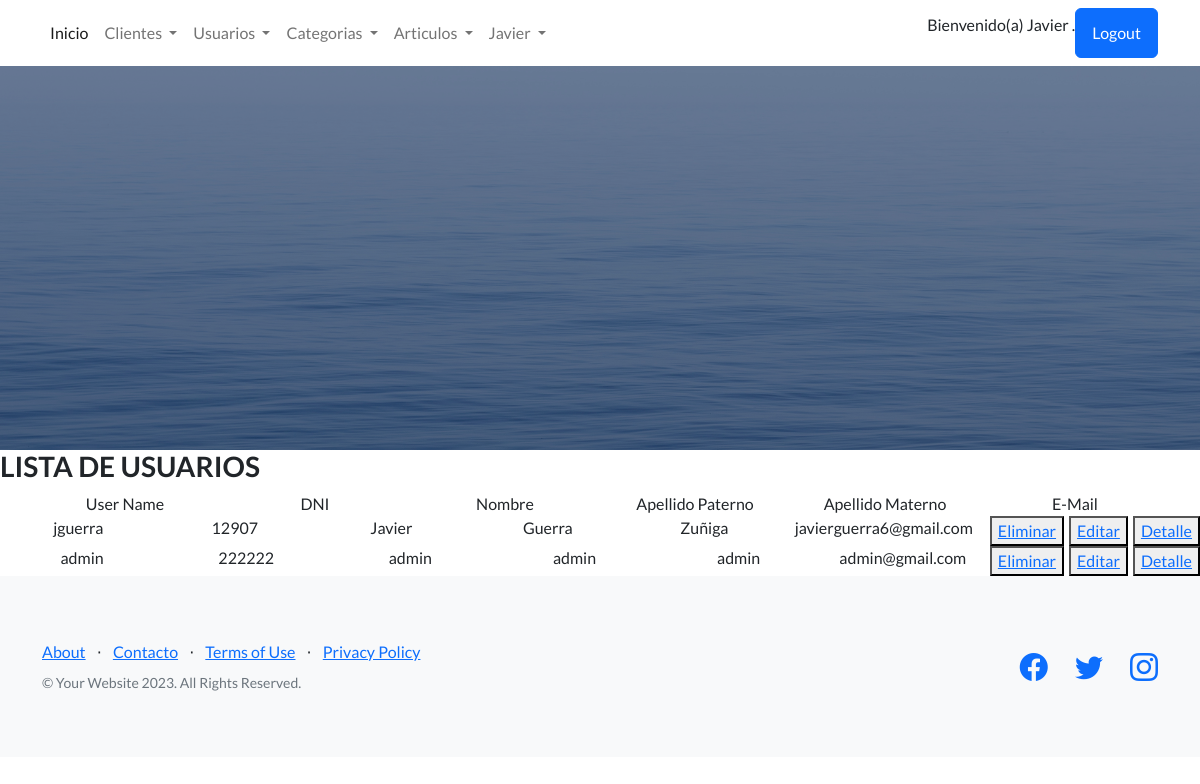
Screenshot of /app-coder/usuario-list/ (signed in) with the database file from the repository.
### AppCoder/models.py (models this page shows)
class Usuarios(models.Model):
    dni = models.CharField(max_length=9,null=False,blank=False)
    nombre = models.CharField(max_length=40,null=False,blank=False)
    apellidoPaterno = models.CharField(max_length=40)
    apellidoMaterno = models.CharField(max_length=40)
    email = models.EmailField()
    user = models.OneToOneField(User, on_delete=models.CASCADE)
    def __str__(self):
        return f'{self.dni}  {self.nombre}  {self.apellidoPaterno} {self.apellidoMaterno} {self.email}'

### AppCoder/views.py (the view)
# urls.py: path('usuario-list/', Usuario_List, name="ListarUsuarios"),
@login_required
def Usuario_List(req):
    groups_required = ['GrupoUsuarios']
    grupos_usuario = req.user.groups.all().values('name')
    print (grupos_usuario)
    for grupo in grupos_usuario:
        print({grupo.values()})
        if grupo['name'] in groups_required:
            pass
        else:
            return render(req, "inicio.html", {"mensaje": "no tiene permisos para esta opcion!"})
    datos = Usuarios.objects.all()
    print('method', req.method)
    print('GET', req.GET)
    print(f'{datos}')
    return render(req, "usuarios_list.html", {"lista_usuarios": datos})

### AppCoder/templates/usuarios_list.html
{% extends 'inicio.html' %}
{% block contenidoQuecambia %}
<h3>LISTA DE USUARIOS</h3>
<div class="container text-center">
  <div class="row">
    <div class="col">
      User Name
    </div>
    <div class="col">
      DNI
    </div>
    <div class="col">
      Nombre
    </div>
    <div class="col">
      Apellido Paterno
    </div>
    <div class="col">
      Apellido Materno
    </div>
    <div class="col">
      E-Mail
    </div>
  </div>
</div>
  {% for usuarios in lista_usuarios %}
      <div  style="display: flex; column-gap: 5px;">
        <div class="container text-center">
          <div class="row">
            <div class="col">
              {{usuarios.user}}
            </div>
            <div class="col">
              {{usuarios.dni}}
            </div>
            <div class="col">
              {{usuarios.nombre}}
            </div>
            <div class="col">
              {{usuarios.apellidoPaterno}}
            </div>
            <div class="col">
              {{usuarios.apellidoMaterno}}
            </div>
            <div class="col">
              {{usuarios.email}}
            </div>
          </div>
        </div>
          <button>
            <a href="{% url 'EliminarUsuarios' usuarios.id %}" > Eliminar </a>
          </button>
          <button>
            <a href="{% url 'EditarUsuarios' usuarios.id %}" > Editar </a>
          </button>
          <button>
            <a href="{% url 'DetalleUsuarios' usuarios.id %}" > Detalle </a>
          </button>
      </div>
  {% endfor %}
{% endblock contenidoQuecambia %}

### AppCoder/templates/barra.html (shortened to what this page needs)
        <nav class="navbar navbar-expand-lg bg-body-tertiary static-top">
            <div class="container">
              <div class="collapse navbar-collapse" id="navbarSupportedContent">
                <ul class="navbar-nav me-auto mb-2 mb-lg-0">
                  <li class="nav-item">
                    <a class="nav-link active" aria-current="page" href="{% url 'Inicio' %}">Inicio</a>
                  </li>
                  <li class="nav-item dropdown">
                    <a class="nav-link dropdown-toggle" href="#" role="button" data-bs-toggle="dropdown" aria-expanded="false">
                      Clientes
                    </a>
                  </li>
                  <li class="nav-item dropdown">
                    <a class="nav-link dropdown-toggle" href="#" role="button" data-bs-toggle="dropdown" aria-expanded="false">
                      Usuarios
                    </a>
                  </li>
                  <li class="nav-item dropdown">
                    <a class="nav-link dropdown-toggle" href="#" role="button" data-bs-toggle="dropdown" aria-expanded="false">
                      Categorias
                    </a>
                  </li>
                  <li class="nav-item dropdown">
                    <a class="nav-link dropdown-toggle" href="#" role="button" data-bs-toggle="dropdown" aria-expanded="false">
                      Articulos
                    </a>
                  </li>
                  {% if user.is_authenticated %}
                  <li class="nav-item dropdown">
                    <a class="nav-link dropdown-toggle" href="#" role="button" data-bs-toggle="dropdown" aria-expanded="false">
                      {{user.first_name}}
                    </a>
                  </li>
                  {% endif %}
                </ul>
                {% if user.is_authenticated %}
                  <p>Bienvenido(a)
                     {{user.first_name}}  .</p>
                  <a class="btn btn-primary" href="{% url 'Logout' %}">Logout</a>
                {% else %}
                  <a class="btn btn-primary" href="{% url 'Login' %}">Login</a>
                {% endif %}
              </div>
            </div>
          </nav>

### rows the page displays
Usuarios: user "jguerra", dni "12907", nombre "Javier", apellidoPaterno "Guerra", apellidoMaterno "Zuñiga", email "javierguerra6@gmail.com"
Usuarios: user "admin", dni "222222", nombre "admin", apellidoPaterno "admin", apellidoMaterno "admin", email "admin@gmail.com"

### other values shown
{{ user.first_name }} "Javier"
